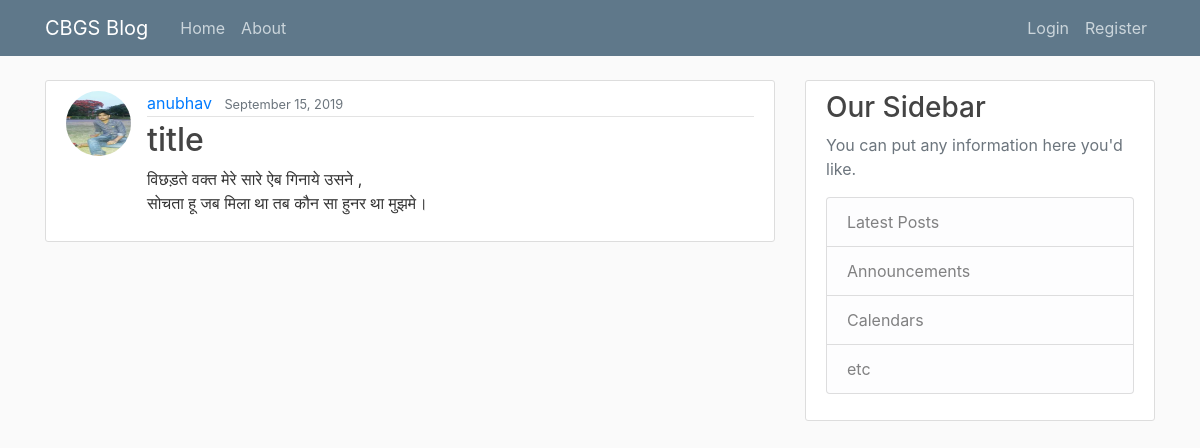
The app's page /post/38/ with its own data.
### blog/models.py (models this page shows, shortened)
class Post(models.Model):
	title = models.CharField(max_length=100)
	content = models.TextField()
	date_posted = models.DateTimeField(default=timezone.now)
	author = models.ForeignKey(User,on_delete=models.CASCADE)

### users/models.py (models this page shows, shortened)
class Profile(models.Model):
	user = models.OneToOneField(User,on_delete=models.CASCADE)
	image = models.ImageField(default='default.jpg', upload_to='profile_pics')

### blog/views.py (the view)
# urls.py: path('post/<int:pk>/', PostDetailView.as_view(), name='post-detail'),
class PostDetailView(DetailView):
	model = Post

### blog/templates/blog/post_detail.html (shortened to what this page needs)
{% extends 'blog/base.html' %}
{% block content %}
		<article class="media content-section">
		<img class="rounded-circle article-img"src="{{ post.author.profile.image.url }}">
		  <div class="media-body">
			<div class="article-metadata">
			  <a class="mr-2" href="{% url 'user-posts' object.author.username %}">{{ object.author }}</a>
			  <small class="text-muted">{{ object.date_posted|date:"F d, Y" }}</small>
			</div>
			<h2 class="article-title">{{ object.title }}</h2>
			<p class="article-content">{{ object.content }}</p>
		  </div>
	</article>
{% endblock content %}

### blog/static/blog/main.css (style rules this page uses)
body { background: #fafafa; color: #333333; margin-top: 5rem; }
h1, h2, h3, h4, h5, h6 { color: #444444; }
.content-section { background: #ffffff; padding: 10px 20px; border: 1px solid #dddddd; border-radius: 3px; margin-bottom: 20px; }
.article-title { color: #444444; }
.article-content { white-space: pre-line; }
.article-img { height: 65px; width: 65px; margin-right: 16px; }
.article-metadata { padding-bottom: 1px; margin-bottom: 4px; border-bottom: 1px solid #e3e3e3 }

### records on screen
Post: author.profile.image (picture), author "anubhav", date_posted "September 15, 2019", title "title", content "विछड़ते वक्त मेरे सारे ऐब गिनाये उसने , सोचता हू जब मिला था तब कौन सा हुनर था मुझमे।"
